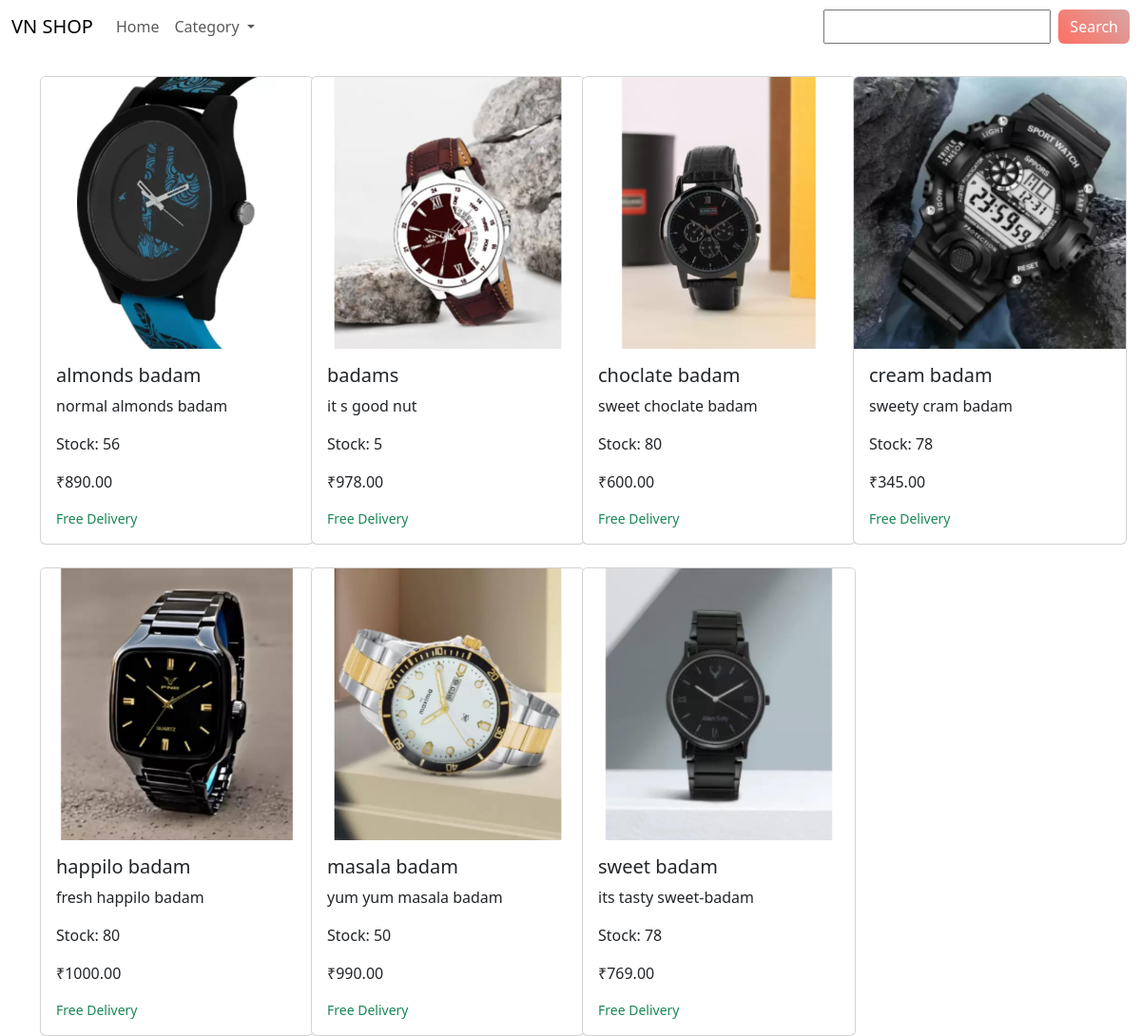
Screenshot of /products/category/5/ with the database file from the repository.
### apps/products/models.py (models this page shows, shortened)
class Product(models.Model):
    product_name = models.CharField(max_length=200, unique=True)
    slug = models.SlugField(max_length=200, unique=True)  # For URL-friendly representation
    description = models.TextField(max_length=200, blank=True)
    price = models.DecimalField(max_digits=10, decimal_places=2)
    images = models.ImageField(upload_to='photos/products')
    stock = models.IntegerField()
    is_available = models.BooleanField(default=True)
    subcategory = models.ForeignKey(Subcategory, related_name='products', on_delete=models.CASCADE, blank=True, null=True)
    category = models.ForeignKey(Category, related_name='products', on_delete=models.CASCADE, blank=True, null=True)  # New field

### apps/products/views.py (the view, shortened to what this page needs)
# urls.py: path('', views.products, name='products'),
def products(request, category_id=None, subcategory_id=None):
    category = None
    subcategory = None
    search_query = request.GET.get('search', '')
    search_form = SearchForm(request.GET or None)
    filter_form = FilterForm(request.GET or None)
    products = Product.objects.all()
    if search_query:
        products = products.filter(product_name__icontains=search_query)
    if category_id:
        category = get_object_or_404(Category, id=category_id)
        products = products.filter(category=category)
        if subcategory_id:
            subcategory = get_object_or_404(Subcategory, id=subcategory_id)
            products = products.filter(subcategory=subcategory)
    elif subcategory_id:
        subcategory = get_object_or_404(Subcategory, id=subcategory_id)
        products = products.filter(subcategory=subcategory)
    categories = Category.objects.all().order_by('cat_name')
    subcategories = Subcategory.objects.all().order_by('subcat_name')
    context = {
        'categories': categories,
        'products': products.order_by('product_name'),
        'subcategories': subcategories,
        'category': category,
        'subcategory': subcategory,
        'search_form': search_form,
        'filter_form': filter_form
    }
    return render(request, 'products/home.html', context)

### apps/products/forms.py
class SearchForm(forms.Form):
    search = forms.CharField(required=False, label='Search')

class FilterForm(forms.Form):
    category = forms.ModelChoiceField(
        queryset=Category.objects.all(),
        required=False,
        label='Category'
    )
    subcategory = forms.ModelChoiceField(
        queryset=Subcategory.objects.all(),
        required=False,
        label='Subcategory'
    )

### apps/products/templates/products/home.html (shortened to what this page needs)
<!doctype html>
<html lang="en">
<head>
    {% block link %}
    <link href="https://cdn.jsdelivr.net/npm/bootstrap@5.3.3/dist/css/bootstrap.min.css" rel="stylesheet">
    {% endblock link %}
</head>
<body>
    {% block content %}
    <nav class="navbar navbar-expand-lg navbar-custom">
        <div class="container-fluid">
            <a class="navbar-brand" href="{% url 'products:products' %}">VN SHOP</a>
            <div class="collapse navbar-collapse" id="navbarSupportedContent">
                <ul class="navbar-nav me-auto mb-2 mb-lg-0">
                    <li class="nav-item">
                        <a class="nav-link {% if category is None and subcategory is None %}active{% endif %}" aria-current="page" href="{% url 'products:products' %}">Home</a>
                    </li>
                    <li class="nav-item dropdown">
                        <a class="nav-link dropdown-toggle" href="#" role="button" data-bs-toggle="dropdown" aria-expanded="false">
                            Category
                        </a>
                    </li>
                </ul>
                <form class="d-flex " method="get" action="{% url 'products:products' %}">
                    {{ search_form.search }}
                    <button class="btn btn-gradient ms-2" type="submit">Search</button>
                </form>
            </div>
        </div>
    </nav>
    <div class="container mt-4">
        <div class="row row-cols-1 row-cols-md-2 row-cols-lg-4 g-4">
            {% for product in products %}
            <div class="col">
                <div class="card" style="width: 18rem;">
                    <a href="{% url 'products:product_detail' product.id %}">
                        <img src="{{ product.images.url }}" class="card-img-top" alt="{{ product.product_name }}">
                    </a>
                    <div class="card-body">
                      <h5 class="card-title">{{ product.product_name }}</h5>
                      <p class="card-text">{{ product.description }}</p>
                      <p class="card-text">Stock: {{ product.stock }}</p>
                      <p class="card-text">₹{{ product.price }}</p>
                      <small><p class="card-text text-success my-0">Free Delivery</p></small>
                    </div>
                </div>
            </div>
            {% endfor %}
        </div>
    </div>
    {% endblock content %}
</body>
</html>

### apps/products/templates/products/home.html (style rules this page uses)
.btn-gradient { background: linear-gradient(45deg, #ff6f61, #d8a5a5); border: none; color: white; transition: background 0.3s; }

### rows the page displays
Product: images (picture), product_name "almonds badam", description "normal almonds badam", stock "56", price "890.00"
Product: images (picture), product_name "badams", description "it s good nut", stock "5", price "978.00"
Product: images (picture), product_name "choclate badam", description "sweet choclate badam", stock "80", price "600.00"
Product: images (picture), product_name "cream badam", description "sweety cram badam", stock "78", price "345.00"
Product: images (picture), product_name "happilo badam", description "fresh happilo badam", stock "80", price "1000.00"
Product: images (picture), product_name "masala badam", description "yum yum masala badam", stock "50", price "990.00"
Product: images (picture), product_name "sweet badam", description "its tasty sweet-badam", stock "78", price "769.00"
